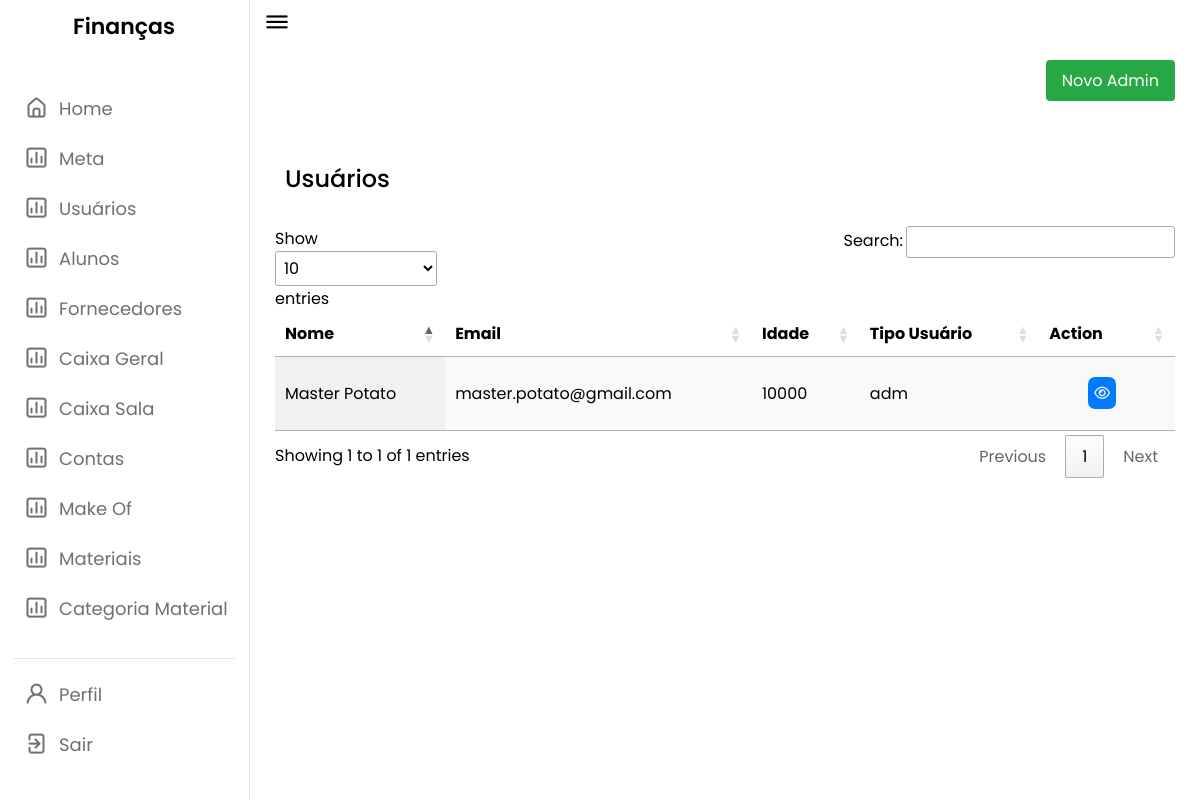
The page /resources/views/admin/usuarios/index.php (signed in) on the database its author committed.
### tables this page shows
CREATE TABLE usuarios (
	 
    usuario_id INT AUTO_INCREMENT PRIMARY KEY NOT NULL,
    tipo_usuario CHAR(3),

     
    nome VARCHAR(100) NOT NULL,
    email VARCHAR(100) UNIQUE NOT NULL,
    cpf VARCHAR(13) UNIQUE, 
    senha VARCHAR(200) NOT NULL,
    idade INT(3) NOT NULL,
     
    genero CHAR(1),
    celular VARCHAR(25),
    foto_perfil VARCHAR(200) 
        DEFAULT 'profile_default.png'
);

### config.php (called while the page is built, shortened)
<?php
function autocarregamento($class_name) {
  $path = __DIR__ . '//models//' . $class_name . '.php';
}

### controllers/Usuario/ConsultaController.php (called while the page is built, shortened)
<?php
global $mysqli;
$usuario = new Usuario($mysqli);
return $data = [
  'usuarios' => $usuario->buscarTodos()
];
?>

### models/Usuario.php (called while the page is built, shortened)
<?php
class Usuario
{
    private $mysqli;
    private $tabela = "usuarios";
    public function __construct(mysqli $mysqli)
    {
        $this->mysqli = $mysqli;
    }
     public function buscarTodos()
    {
        $stmt = $this->mysqli->query("
            SELECT
                *
            FROM
                " . $this->tabela ."
            ORDER BY nome ASC"
        );
        while ($linha = mysqli_fetch_array($stmt, MYSQLI_ASSOC)) {
            $usuario[] = $linha;
        }
        return $usuario;
    }
}

### resources/views/admin/usuarios/index.php (the view, shortened to what this page needs)
<?php
require dirname(dirname(dirname(dirname(__DIR__)))) . '/config.php';
include $_ENV['PASTA_CONTROLLER'] . '/Usuario/ConsultaController.php';
?>
<link rel="stylesheet" href="https://cdn.datatables.net/1.13.4/css/jquery.dataTables.css"/>
<body>
<section class="dashboard">
    <div class="top"> <i class="uil uil-bars sidebar-toggle"></i> </div>
    <div class="dash-content">
         <div style="text-align: right;">
          <a href="<?php echo $_ENV['ROUTE'] ?>admin.usuario.create" class="button-link btn-edit">
            Novo Admin
          </a>
        </div>
        <div class="title"> <span class="text">Usuários</span> </div>
        <?php if (isset($data['usuarios']) && !empty($data['usuarios'])) { ?>
            <table id="myTable" class="display">
                <thead>
                <tr>
                    <th>Nome</th>
                    <th>Email</th>
                    <th>Idade</th>
                    <th>Tipo Usuário</th>
                    <th>Action</th>
                </tr>
                </thead>
                <tbody>
                <?php foreach ($data['usuarios'] as $usuario): ?>
                        <tr>
                            <td>
                                <?= $usuario['nome']; ?>
                            </td>
                            <td>
                                <?= $usuario['email']; ?>
                            </td>
                            <td>
                                <?= $usuario['idade']; ?>
                            </td>
                            <td>
                                <?= $usuario['tipo_usuario']; ?>
                            </td>
                             <th style="padding: 26px;">
                              <a href="<?= $_ENV['URL_CONTROLLERS']; ?>/Usuario/ShowController.php?id=<?= $usuario['usuario_id']; ?>" class="icon-link ">
                                <i class="fa-regular fa-eye"></i>
                              </a>
                              <br>
                            </th>
                        </tr>
                <?php endforeach; ?>
                </tbody>
            </table>
        <?php } else { ?>
            <h3>Sem dados</h3>
        <?php } ?>
    </div>
</section>
</body>

### resources/css/admin/financas.css (style rules this page uses)
* { margin: 0; padding: 0; box-sizing: border-box; font-family: 'Poppins', sans-serif; }
body { min-height: 100vh; background-color: var(--primary-color); }
td { word-wrap: break-word!important; }
.icon-link { font-size: 14px; background-color: #007bff; text-decoration: none; margin-right: 10px; color: whitesmoke; padding: 6px; border-radius: 7px; width: 100px; }
.btn-edit { background-color: #28a745!important; }
.dashboard { display: flex; flex-direction: column; align-items: center; position: relative; left: 250px; background-color: var(--panel-color); min-height: 100vh; width: calc(100% - 250px); padding: 10px 14px; transition: var(--tran-05); }
.title { margin-bottom: 20px; text-align: center; }
.title .text { font-size: 24px; font-weight: bold; color: #333; }
table { width: 900px; max-width: 900px; }
td { word-break: break-word!important; }
.dashboard .top { position: fixed; top: 0; left: 250px; display: flex; width: calc(100% - 250px); justify-content: space-between; align-items: center; padding: 10px 14px; background-color: var(--panel-color); transition: var(--tran-05); z-index: 10; }
.dashboard .top .sidebar-toggle { font-size: 26px; color: var(--text-color); cursor: pointer; }
.dashboard .dash-content { max-width: 900px; width: 100%; padding-top: 50px; }
.dash-content .title { display: flex; align-items: center; margin: 60px 0 30px 0; }
.dash-content .title .text { font-size: 24px; font-weight: 500; color: var(--text-color); margin-left: 10px; }
.button-link { display: inline-block; padding: 8px 16px; background-color: #007bff; color: #fff; text-decoration: none; border-radius: 4px; transition: background-color 0.3s ease; }

### resources/views/admin/usuarios/index.php (style rules this page uses)
th a i { font-size: 1.7rem; }

### rows shown on the page
usuarios: nome "Master Potato", email "master.potato@gmail.com", idade "10000", tipo_usuario "adm"
